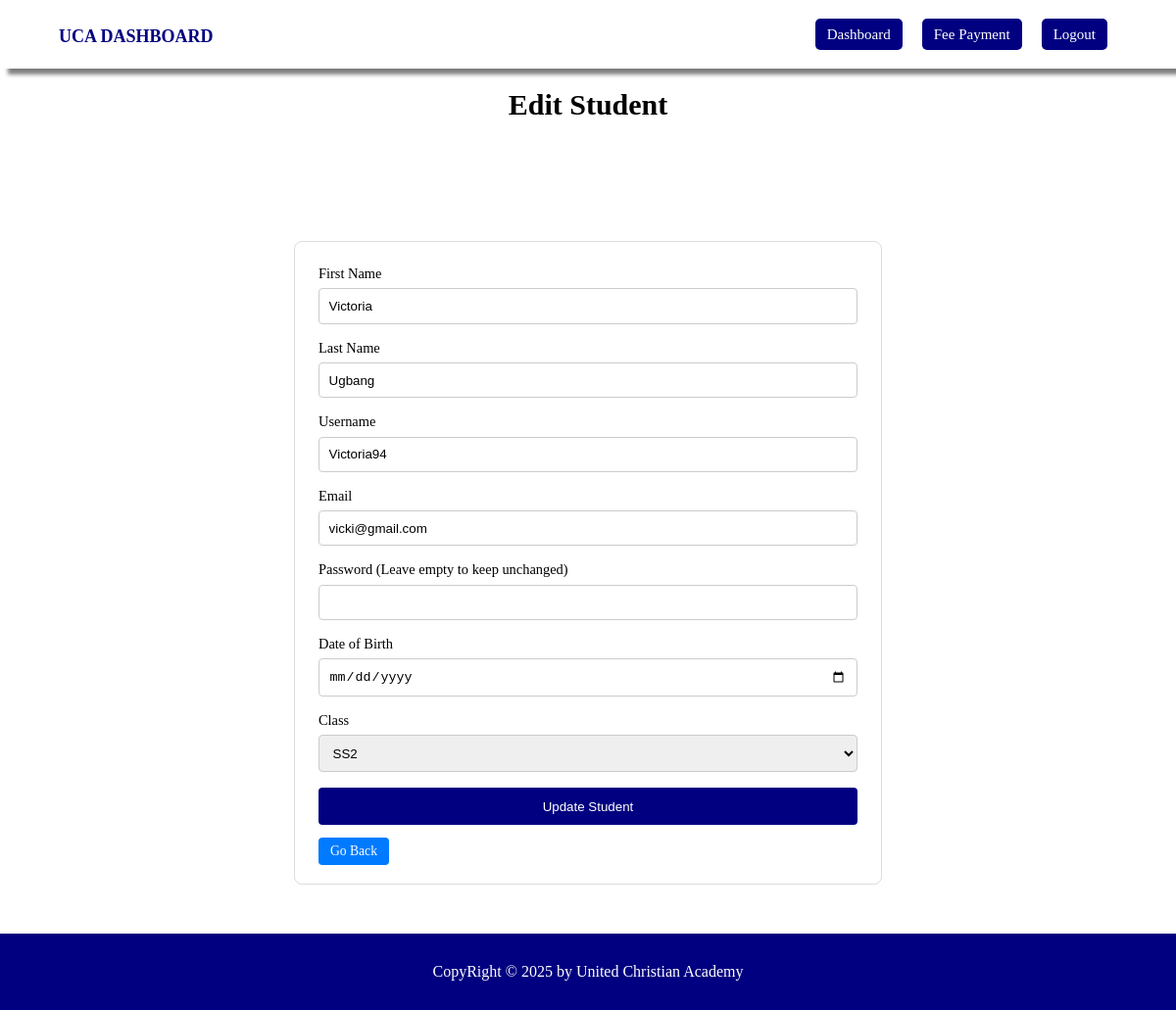
The app's page /students/edit/2/ with its own data.
### schoolapp/models.py (models this page shows, shortened)
class Student(models.Model):
    user_profile = models.OneToOneField(User, on_delete=models.CASCADE, related_name='student_profile')
    school_class = models.ForeignKey(SchoolClass, on_delete=models.SET_NULL, null=True, blank=True)  # One student to one class
    date_of_birth = models.DateField()
    date_joined = models.DateTimeField(auto_now_add=True)

class User(AbstractUser):
    STATUS = (
        ('admin', 'Admin'),
        ('teacher', 'Teacher'),
        ('cashier', 'Cashier'),
        ('student', 'Student'),
    )
    role = models.CharField(max_length=20, choices=STATUS, default='student')

class SchoolClass(models.Model):
    name = models.CharField(max_length=100)
    description = models.TextField(null=True, blank=True)
    teacher = models.ForeignKey('Teacher', on_delete=models.SET_NULL, null=True, blank=True)  # Teacher for the class

### schoolapp/views.py (the view, shortened to what this page needs)
# urls.py: path('students/edit/<int:id>/', views.update_student, name='student_edit'),
def update_student(request, id):
    student = get_object_or_404(Student, id=id)  # Fetch the student object
    user = student.user_profile  # Get the associated user object
    classes = SchoolClass.objects.all()  # All classes for the select field
    error = None
    return render(request, 'dashboard/update_student.html', {
        'student': student,
        'classes': classes,
        'error': error,
    })

### templates/dashboard/update_student.html (shortened to what this page needs)
{% extends 'dashboard/base.html' %}
{% block content %}
<div class="container">
    <h1>Edit Student</h1>
    <div class="form-wrapper">
        <form class="responsive-form" method="POST" action="{% url 'student_edit' id=student.id %}">
            <div class="form-group">
                <label>First Name</label>
                <input type="text" name="first_name" value="{{ student.user_profile.first_name }}" required>
            </div>
            <div class="form-group">
                <label>Last Name</label>
                <input type="text" name="last_name" value="{{ student.user_profile.last_name }}" required>
            </div>
            <div class="form-group">
                <label>Username</label>
                <input type="text" name="username" value="{{ student.user_profile.username }}" required>
            </div>
            <div class="form-group">
                <label>Email</label>
                <input type="email" name="email" value="{{ student.user_profile.email }}" required>
            </div>
            <div class="form-group">
                <label>Password (Leave empty to keep unchanged)</label>
                <input type="password" name="password">
            </div>
            <div class="form-group">
                <label>Date of Birth</label>
                <input type="date" name="date_of_birth" value="{{ student.date_of_birth }}" required>
            </div>
            <div class="form-group">
                <label>Class</label>
                <select name="school_class" required>
                    {% for cls in classes %}
                    <option value="{{ cls.id }}" {% if cls.id == student.school_class.id %}selected{% endif %}>{{ cls.name }}</option>
                    {% endfor %}
                </select>
            </div>
            <button type="submit" class="submit-btn">Update Student</button>
            <br><br>
            <a href="{% url 'student_list' %}" class="btn view">Go Back</a>
        </form>
    </div>
</div>
{% endblock content %}

### schoolapp/static/dashboard/css/styles.css (style rules this page uses)
* { margin: 0; padding: 0; box-sizing: border-box; }
.container { width: 80%; margin: 40px auto; }
.container h1 { text-align: center; font-size: 30px; margin-bottom: 20px; font-weight: bold; margin-top: 90px; }
.table-wrapper, .form-wrapper { display: flex; justify-content: center; margin: 2rem 0; }
.btn { padding: 0.4rem 0.75rem; text-decoration: none; border-radius: 4px; font-size: 0.85rem; color: #fff; }
.view { background-color: #007bff; }
.responsive-form { width: 100%; max-width: 600px; border: 1px solid #ddd; padding: 1.5rem; border-radius: 8px; margin-top: 90px; }
.form-group { display: flex; flex-direction: column; margin-bottom: 1rem; }
.form-group label { margin-bottom: 0.4rem; font-size: 0.9rem; }
.form-group input, .form-group select { padding: 0.6rem; border: 1px solid #ccc; border-radius: 4px; }
.submit-btn { width: 100%; padding: 0.7rem; border: none; background-color: navy; color: #fff; border-radius: 4px; cursor: pointer; }

### records on screen
Student: first_name "Victoria", last_name "Ugbang", username "Victoria94", email "vicki@gmail.com", school_class "SS2"
